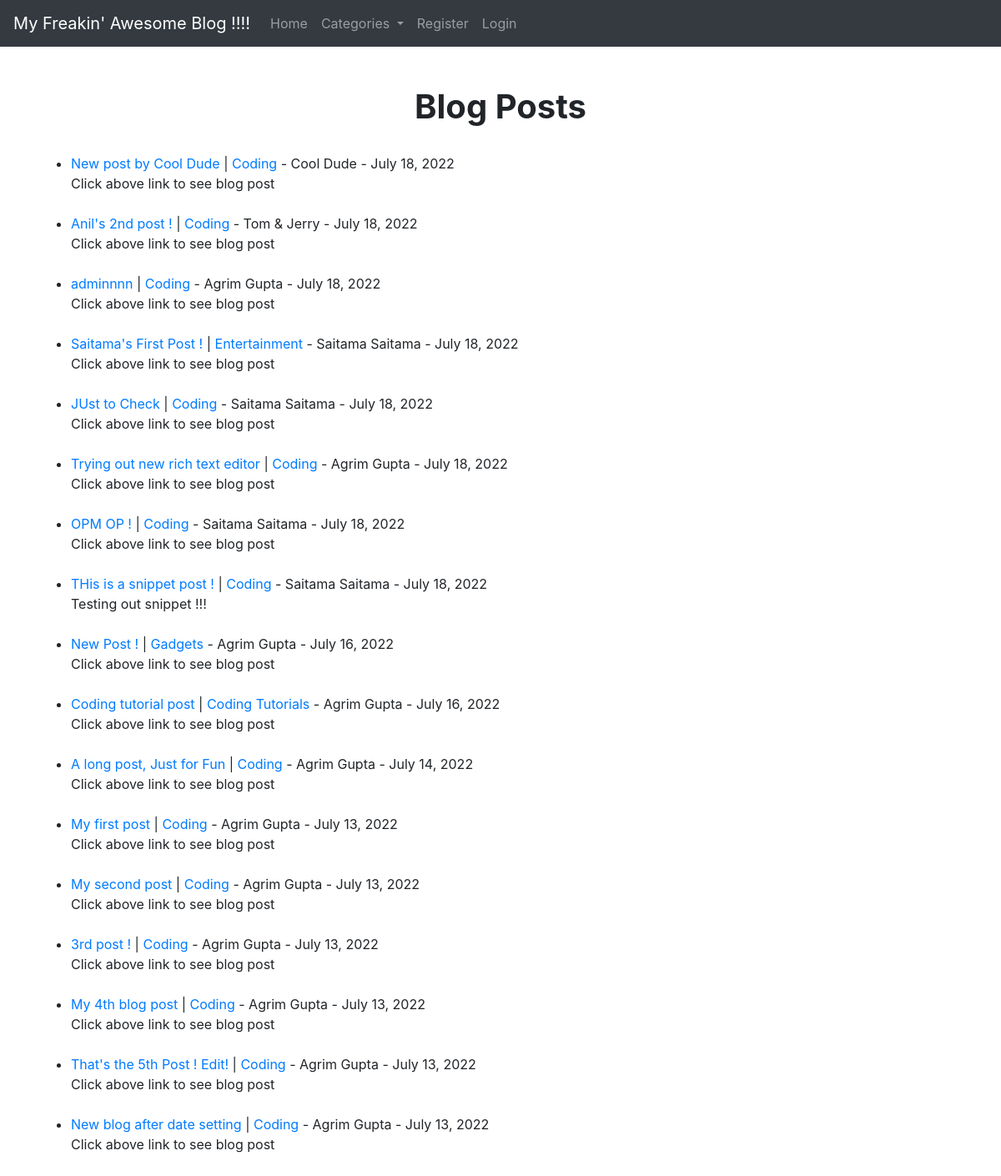
The app's page /, older data.
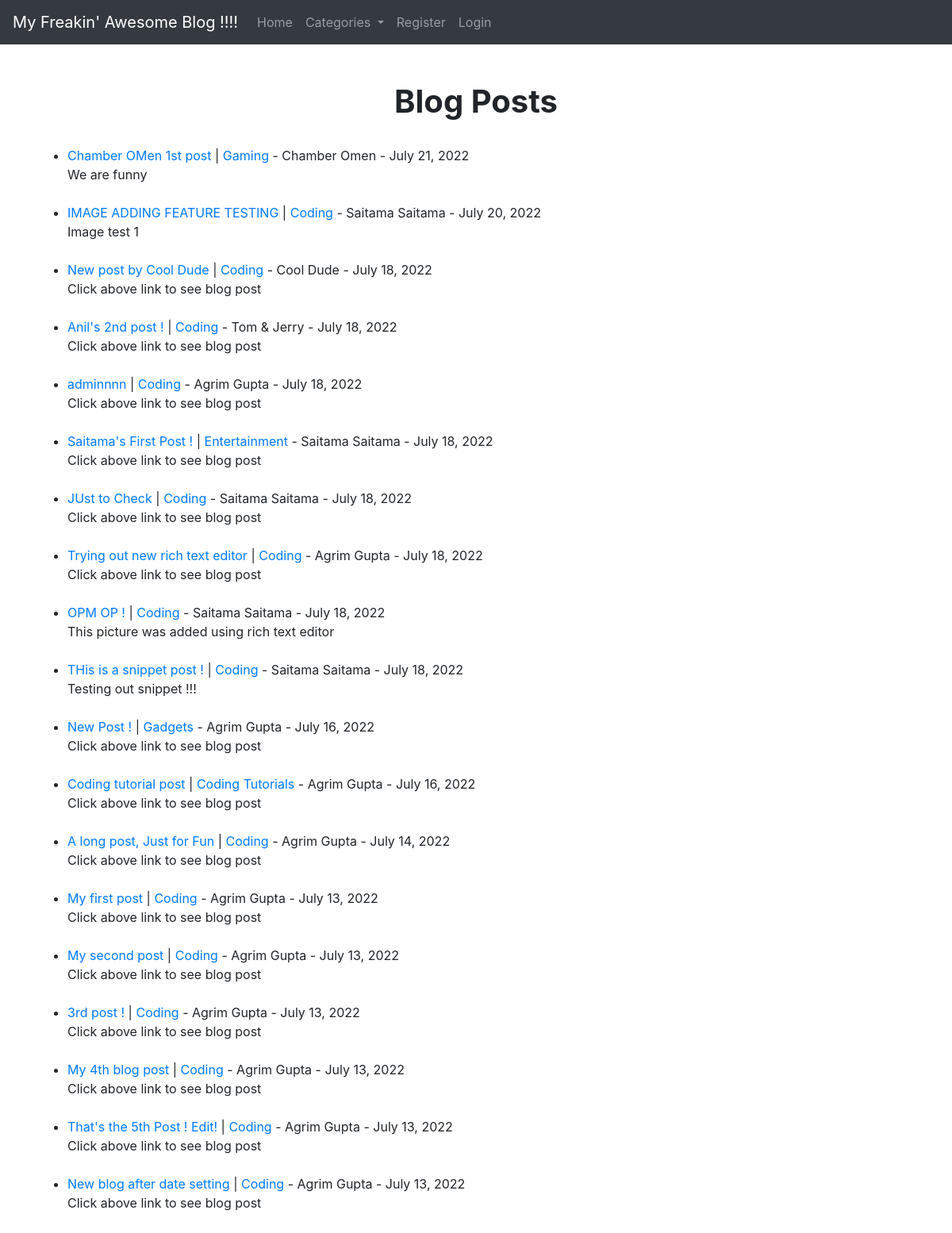
The same page, newer data.
### final_app/models.py (models this page shows, shortened)
class Post(models.Model):
    title = models.CharField(max_length=255)
    header_image = models.ImageField(
        null=True, blank=True, upload_to="images/")
    title_tag = models.CharField(max_length=255)
    author = models.ForeignKey(User, on_delete=models.CASCADE)
    body = RichTextField(blank=True, null=True)
    post_date = models.DateField(auto_now_add=True)
    category = models.CharField(max_length=255, default='coding')
    snippet = models.CharField(
        max_length=255)
    likes = models.ManyToManyField(User, related_name='blog_posts')

### final_app/views.py (the view)
# urls.py: path('', HomeView.as_view(), name='home'),
class HomeView(ListView):
    model = Post
    template_name = 'home.html'
    ordering = ['-post_date']
    def get_context_data(self, *args, **kwargs):
        cat_menu = Category.objects.all()
        context = super(HomeView, self).get_context_data(*args, **kwargs)
        context["cat_menu"] = cat_menu
        return context

### final_app/models.py (called while the page is built)
    def __str__(self):
        return self.name

### final_app/templates/home.html (shortened to what this page needs)
{% extends 'base.html' %}
{% block content %}
<center>
    <h1><strong>
            Blog Posts
        </strong></h1>
</center><br />
<ul>
    {% for post in object_list %}
    <li><a href="{% url 'details_post' post.pk %}"> {{post.title}} </a>| <a
            href="{% url 'category' post.category|slugify %}">{{post.category}}</a> - {{post.author.first_name}}
        {{post.author.last_name}} - {{post.post_date}}
        <br />
        {{post.snippet}}
    </li><br />
    {% endfor %}
</ul>
{% endblock %}

### final_app/templates/base.html (shortened to what this page needs)
<!doctype html>
<html lang="ar">
<head>
    <link rel="stylesheet" href="https://stackpath.bootstrapcdn.com/bootstrap/4.5.0/css/bootstrap.min.css"
>
</head>
<body>
    <nav class="navbar navbar-expand-lg navbar-dark bg-dark">
        <a class="navbar-brand" href="{% url 'home' %}">My Freakin' Awesome Blog !!!!
        </a>
        <div class="collapse navbar-collapse" id="navbarSupportedContent">
            <ul class="navbar-nav mr-auto">
                <li class="nav-item">
                    <a class="nav-link" href="{% url 'home' %}">Home</a>
                </li>
                {%if cat_menu%}
                <li class="nav-item dropdown">
                    <a class="nav-link dropdown-toggle" href="#" id="navbarDropdown" role="button"
                        data-bs-toggle="dropdown" aria-expanded="false">
                        Categories
                    </a>
                </li>
                {%else%}
                <li class="nav-item">
                    <a class="nav-link" href="{% url 'category-list' %}">Categories</a>
                </li>
                {%endif%}
                {% if user.is_authenticated %}
                <li class="nav-item">
                    <a class="nav-link" href="{% url 'add_post' %}">Add Blog Post</a>
                </li>
                <li class="nav-item">
                    <a class="nav-link" href="{% url 'add_category' %}">Add Category</a>
                </li>
                {%else%}
                <li class="nav-item">
                    <a class="nav-link" href="{% url 'register' %}">Register</a>
                </li>
                <li class="nav-item">
                    <a class="nav-link" href="{% url 'login' %}">Login</a>
                </li>
                {%endif%}
            </ul>
        </div>
    </nav>
    <br /><br />
    <div class="container">
        {% block content %}
        {% endblock%}
    </div>
</body>
</html>

Row changes from the older to the newer data that the page shows:
added Post: title "Chamber OMen 1st post", category "Gaming", author.first_name "Chamber", author.last_name "Omen", post_date "July 21, 2022", snippet "We are funny"
added Post: title "IMAGE ADDING FEATURE TESTING", category "Coding", author.first_name "Saitama", author.last_name "Saitama", post_date "July 20, 2022", snippet "Image test 1"
changed Post "OPM OP !": snippet "Click above link to see blog post" → "This picture was added using rich text editor"
